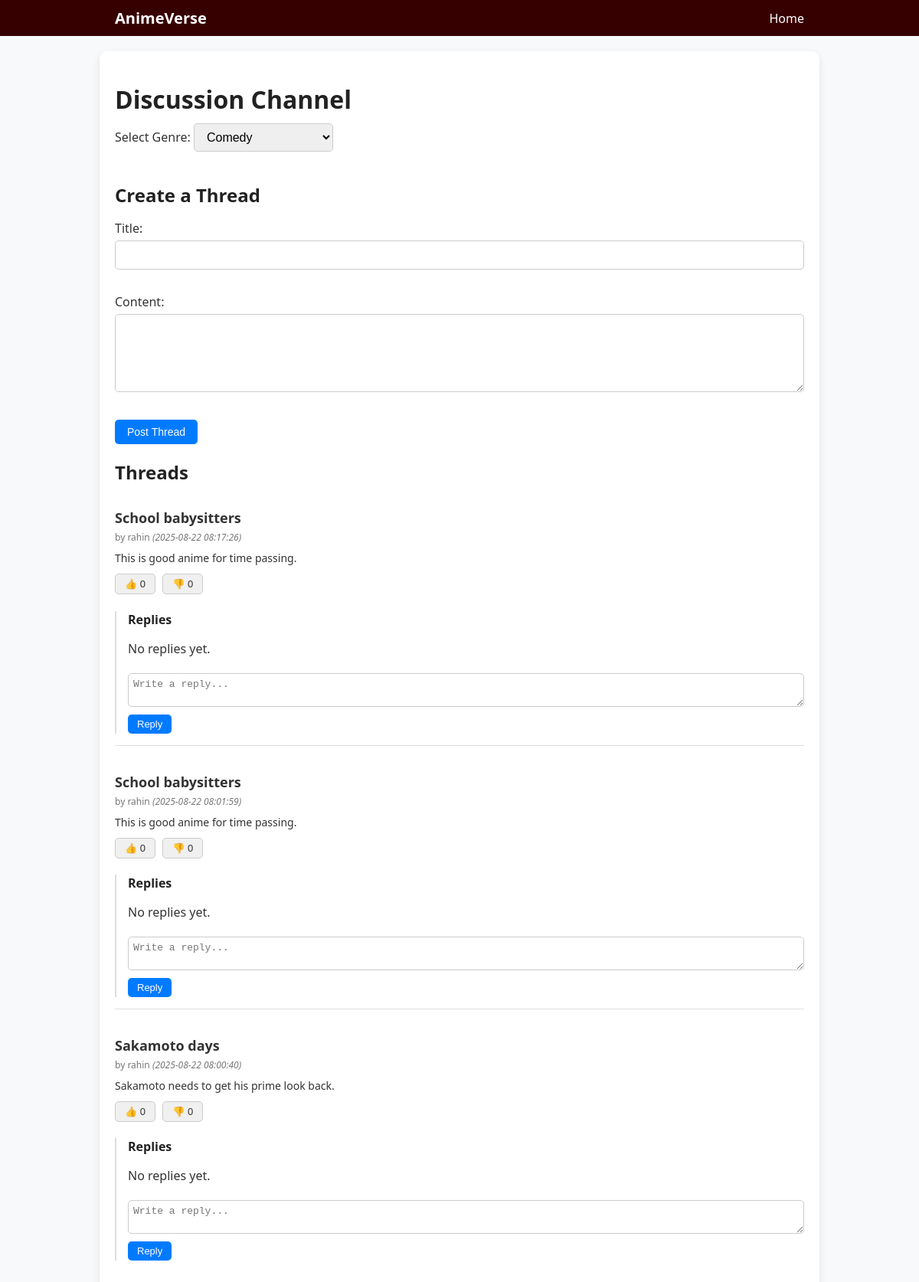
Page /controller/discussioncontroller.php?genre_id=3 (signed in) on the committed database.
### tables this page shows
CREATE TABLE `genre_discussions` (
  `discussion_id` int(11) NOT NULL,
  `genre_id` int(11) DEFAULT NULL,
  `user_id` int(11) DEFAULT NULL,
  `title` varchar(150) DEFAULT NULL,
  `content` text DEFAULT NULL,
  `posted_at` timestamp NOT NULL DEFAULT current_timestamp()
);

CREATE TABLE `users` (
  `user_id` int(11) NOT NULL,
  `username` varchar(50) NOT NULL,
  `email` varchar(100) NOT NULL,
  `password_hash` varchar(255) NOT NULL,
  `profile_picture` varchar(255) DEFAULT NULL,
  `level` int(11) DEFAULT 1,
  `badge` varchar(100) DEFAULT NULL,
  `bio` text DEFAULT NULL,
  `created_at` timestamp NOT NULL DEFAULT current_timestamp(),
  `is_active` tinyint(1) DEFAULT 1
);

### controller/discussioncontroller.php (called while the page is built, shortened)
<?php
require_once __DIR__ . '/../db.php';
require_once __DIR__ . '/../model/genremodel.php';
require_once __DIR__ . '/../model/discussionmodel.php';
$genreModel = new GenreModel($pdo);
$discussionModel = new DiscussionModel($pdo);
$genres = $genreModel->getAllGenres();
$selected_genre = isset($_GET['genre_id']) ? intval($_GET['genre_id']) : 0;
$threads = [];
if ($selected_genre > 0) {
    $threads = $discussionModel->getThreadsByGenre($selected_genre);
}
require __DIR__ . '/../view/discussionview.php';

### model/genremodel.php (called while the page is built)
<?php
class GenreModel {
    private $pdo;
    public function __construct($pdo) {
        $this->pdo = $pdo;
    }
    public function getAllGenres() {
        $stmt = $this->pdo->query("SELECT * FROM genres ORDER BY name ASC");
        return $stmt->fetchAll(PDO::FETCH_ASSOC);
    }
}

### model/discussionmodel.php (called while the page is built, shortened)
<?php
class DiscussionModel {
    private $pdo;
    public function __construct($pdo) {
        $this->pdo = $pdo;
    }
    public function getThreadsByGenre($genre_id) {
        $stmt = $this->pdo->prepare("
            SELECT gd.*, u.username,
                   (SELECT COUNT(*) FROM thread_likes tl WHERE tl.discussion_id = gd.discussion_id AND is_like = 1) AS likes,
                   (SELECT COUNT(*) FROM thread_likes tl WHERE tl.discussion_id = gd.discussion_id AND is_like = 0) AS dislikes
            FROM genre_discussions gd
            JOIN users u ON gd.user_id = u.user_id
            WHERE gd.genre_id = ?
            ORDER BY gd.posted_at DESC
        ");
        $stmt->execute([$genre_id]);
        return $stmt->fetchAll(PDO::FETCH_ASSOC);
    }
}

### view/discussionview.php (the view, shortened to what this page needs)
<!DOCTYPE html>
<html lang="en">
<head>
    <link rel="stylesheet" href="/animeverse/css/discussion.css">
</head>
<body>
<nav class="navbar">
    <div class="nav-container">
        <a class="nav-logo">AnimeVerse</a>
        <ul class="nav-links">
            <li><a href="/animeverse/controller/homecontroller.php">Home</a></li>
        </ul>
    </div>
</nav>
<div class="container">
    <h1>Discussion Channel</h1>
    <form method="get">
        <label for="genre">Select Genre:</label>
        <select name="genre_id" id="genre" onchange="this.form.submit()">
            <?php foreach ($genres as $genre): ?>
                <option value="<?= $genre['genre_id'] ?>"
                    <?= ($selected_genre == $genre['genre_id']) ? 'selected' : '' ?>>
                    <?= htmlspecialchars($genre['name']) ?>
                </option>
            <?php endforeach; ?>
        </select>
    </form>
    <?php if ($selected_genre > 0): ?>
        <h2>Create a Thread</h2>
        <form method="post">
            <p>
                <label for="title">Title:</label><br>
                <input type="text" name="title" id="title" required>
            </p>
            <p>
                <label for="content">Content:</label><br>
                <textarea name="content" id="content" rows="5" required></textarea>
            </p>
            <button type="submit">Post Thread</button>
        </form>
        <h2>Threads</h2>
        <?php if (!empty($threads)): ?>
            <ul class="thread-list">
                <?php foreach ($threads as $thread): ?>
                    <li class="thread-item">
                        <div class="thread-title"><?= htmlspecialchars($thread['title']) ?></div>
                        <div class="thread-meta">
                            by <?= htmlspecialchars($thread['username']) ?>
                            <em>(<?= $thread['posted_at'] ?>)</em>
                        </div>
                        <div class="thread-content"><?= nl2br(htmlspecialchars($thread['content'])) ?></div>
                        <form method="post" class="like-form">
                            <button type="submit" name="is_like" value="1">👍 <?= $thread['likes'] ?? 0 ?></button>
                            <button type="submit" name="is_like" value="0">👎 <?= $thread['dislikes'] ?? 0 ?></button>
                        </form>
                        <div class="replies">
                            <h4>Replies</h4>
                            <?php
                                $replies = $discussionModel->getReplies($thread['discussion_id']);
                                if (!empty($replies)):
                            ?>
                                <ul>
                                    <?php foreach ($replies as $reply): ?>
                                        <li>
                                            <strong><?= htmlspecialchars($reply['username']) ?></strong>:
                                            <?= nl2br(htmlspecialchars($reply['content'])) ?>
                                            <em>(<?= $reply['replied_at'] ?>)</em>
                                        </li>
                                    <?php endforeach; ?>
                                </ul>
                            <?php else: ?>
                                <p>No replies yet.</p>
                            <?php endif; ?>
                            <form method="post" class="reply-form">
                                <textarea name="reply_content" rows="2" placeholder="Write a reply..." required></textarea>
                                <button type="submit">Reply</button>
                            </form>
                        </div>
                    </li>
                <?php endforeach; ?>
            </ul>
        <?php else: ?>
            <p>No threads yet in this genre. Be the first to post!</p>
        <?php endif; ?>
    <?php endif; ?>
</div>
</body>
</html>

### css/discussion.css (style rules this page uses)
body { font-family: 'Segoe UI', Tahoma, Geneva, Verdana, sans-serif; background-color: #f8f9fa; margin: 0; padding: 0; color: #333; }
h1, h2, h4 { color: #222; margin-bottom: 10px; }
.container { max-width: 900px; margin: 20px auto; padding: 20px; background-color: #fff; border-radius: 10px; box-shadow: 0 4px 10px rgba(0,0,0,0.1); }
form select { padding: 8px 12px; border-radius: 5px; border: 1px solid #ccc; font-size: 16px; margin-bottom: 20px; }
form input[type="text"], form textarea { width: 100%; padding: 10px; margin: 5px 0 15px 0; border-radius: 5px; border: 1px solid #ccc; font-size: 14px; box-sizing: border-box; }
form button { background-color: #007bff; color: #fff; padding: 8px 16px; border: none; border-radius: 5px; cursor: pointer; font-size: 14px; }
ul.thread-list { list-style: none; padding: 0; }
ul.thread-list li { border-bottom: 1px solid #e0e0e0; padding: 15px 0; }
ul.thread-list li:last-child { border-bottom: none; }
.thread-item { margin-bottom: 20px; }
.thread-title { font-weight: bold; font-size: 18px; margin-bottom: 5px; }
.thread-meta { font-size: 12px; color: #777; margin-bottom: 8px; }
.thread-content { font-size: 14px; line-height: 1.5; margin-bottom: 10px; }
.like-form button { background-color: #f0f0f0; color: #333; padding: 5px 12px; border-radius: 5px; border: 1px solid #ccc; margin-right: 5px; cursor: pointer; font-size: 13px; }
.replies { margin-top: 10px; padding-left: 15px; border-left: 2px solid #ddd; }
.reply-form textarea { width: 100%; padding: 6px; font-size: 13px; margin-bottom: 5px; border-radius: 5px; border: 1px solid #ccc; }
.reply-form button { padding: 5px 12px; font-size: 13px; }
.navbar { background-color: rgba(55, 0, 0, 1);; padding: 10px 20px; }
.nav-container { display: flex; justify-content: space-between; align-items: center; max-width: 900px; margin: 0 auto; }
.nav-logo { color: #fff; font-weight: bold; text-decoration: none; font-size: 20px; }
.nav-links { list-style: none; margin: 0; padding: 0; display: flex; }
.nav-links li { margin-left: 15px; }
.nav-links a { color: #fff; text-decoration: none; font-weight: 500; }

### rows in the picture
genre_discussions: title "School babysitters", user.username "rahin", posted_at "2025-08-22 08:17:26", content "This is good anime for time passing.", likes "0", dislikes "0"
genre_discussions: title "School babysitters", user.username "rahin", posted_at "2025-08-22 08:01:59", content "This is good anime for time passing.", likes "0", dislikes "0"
genre_discussions: title "Sakamoto days", user.username "rahin", posted_at "2025-08-22 08:00:40", content "Sakamoto needs to get his prime look back.", likes "0", dislikes "0"

### other values in the picture
form field genre_id "Comedy"
